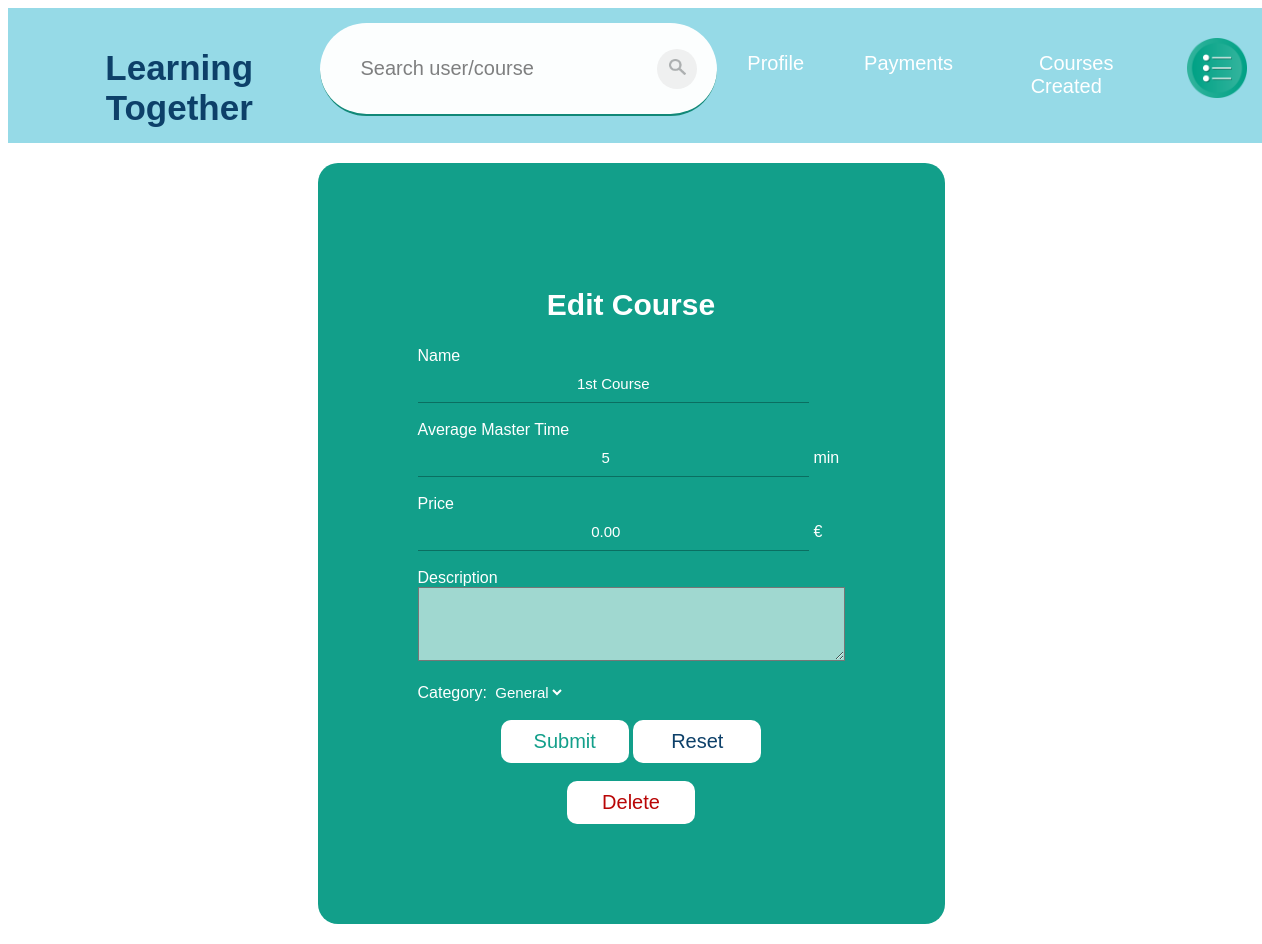
The page /editCourse/1 (signed in) on the database as committed earlier.
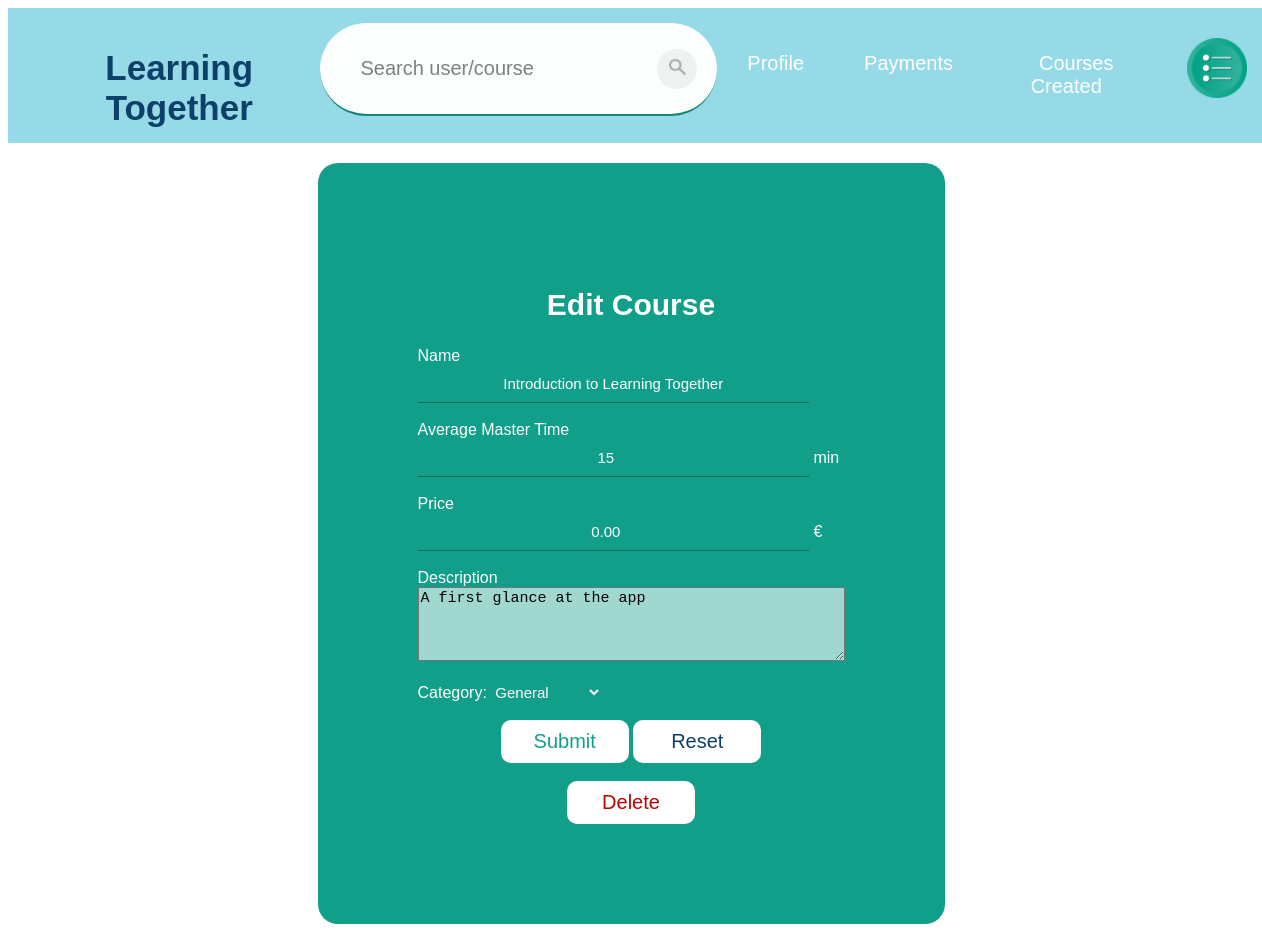
The same page on the database as committed later.
### app/models.py (models this page shows, shortened)
class Course(models.Model):
    categoryId = models.ForeignKey(Category, on_delete=models.PROTECT)
    name = models.CharField(max_length=100)
    averageMasterTime = models.SmallIntegerField()
    price = models.DecimalField(max_digits=6, decimal_places=2)
    description = models.CharField(max_length=200, blank=True)
    link = models.CharField(max_length=200, default="")

class Category(models.Model):
    category = models.CharField(max_length=50)

### app/views.py (the view)
# urls.py: path('editCourse/<id>',views.editCourse,name="editCourse"),
def editCourse(request, id):
    if request.user.is_authenticated:
        course = models.Course.objects.filter(id__exact=id)
        if not course:
            s.error(request, "Course doesn't exist.",
                    button="OK", timer=2000)
            return redirect('home')
        profile = models.Profile.objects.filter(userId__exact=request.user.id)
        public = models.Public.objects.filter(profileId__exact=profile[0].id)
        courseMade = models.CoursesMade.objects.filter(
            publicId__exact=public[0].id, courseId__exact=id)
        if request.user.is_staff:
            isAdmin = True
        else:
            isAdmin = False
        if not isAdmin:
            if not courseMade:
                s.error(request, "You don't have permission to edit this course.",
                        button="OK", timer=2000)
                return redirect('home')
        categories = models.Category.objects.all().exclude(
            id=course[0].categoryId.id)
        return render(request, "app/editCourse.html", {'course': course[0], 'categories': categories, 'isAdmin': isAdmin, 'thisUser': courseMade, 'userId': request.user.id, 'showOptions': True})
    return redirect('home')

### templates/app/editCourse.html (shortened to what this page needs)
{% extends 'app/base.html' %}
{% block content %}
{% include 'app/navBar.html' with thisUser=thisUser userId=userId showOptions=showOptions %}
{% if thisUser %}
<div class="container">
    <section class="formContainer">
        <form id="editForm" method="POST" action="../saveCourseChanges">
            <h1>Edit Course</h1>
            Name<br>
            <input required class="inputText" type="text" name="name" value="{{ course.name }}"><br><br>
            Average Master Time<br>
            <input required class="inputNumber" type="number" name="averageMasterTime" value="{{ course.averageMasterTime }}" min="1"> min<br><br>
            Price<br>
            <input required class="inputNumber" type="number" name="price" value="{{ course.price }}" step=".01" min="0"> €<br><br>
            Description<br><textarea rows="4" cols="45" class="description" name="description">{{ course.description }}</textarea><br><br>
            Category: <select required class="category" name="category"><br>
                <option class="formElement" value="{{ course.categoryId.id }}">{{ course.categoryId.category }}</option>
            </select><br><br>
            <center>
                <input id="submitButton" class="btn" type="submit" name="submit" value="Submit">
                <input class="btnR" type="reset" value="Reset">
            </center>
        </form>
        <center>
            <br>
            <form id="deleteForm" method="POST" action="../deleteCourse">
                <input id="deleteButton" class="btnD" type="submit" value="Delete">
            </form>
    </center>
    </section>
</div>
{% else %}
<h2>You don't have permission to edit this course!</h2>
{% endif %}
{% endblock %}

Rows that differ between the two databases and show on the page:
changed Course "General": name "1st Course" → "Introduction to Learning Together"; averageMasterTime "5" → "15"; description (not shown) → "A first glance at the app"
